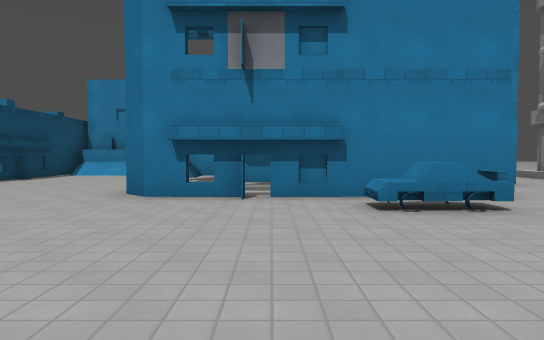
[1] (above)

24 first-person views from a walk through a level from a Godot 3-D game. The camera is 1.2 m above the floor, tilts 2° down and sees 70° across. The floor is counted in squares, 2 m on a side. Each view is taken from the middle of a square. On the plan, view 1 faces up. The plan holds only what a view shows up to about 11 squares ahead; the rest is blank. The place goes on beyond the plan. Surface patterns are stand-ins for the level's own textures.

[2]
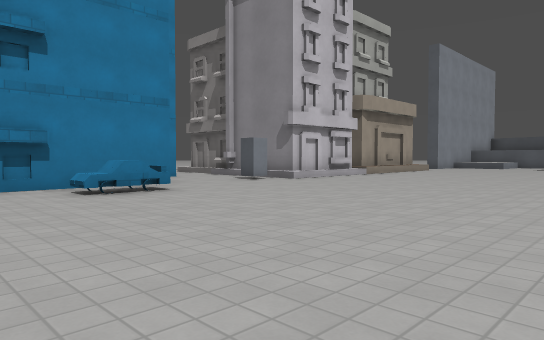

[3]
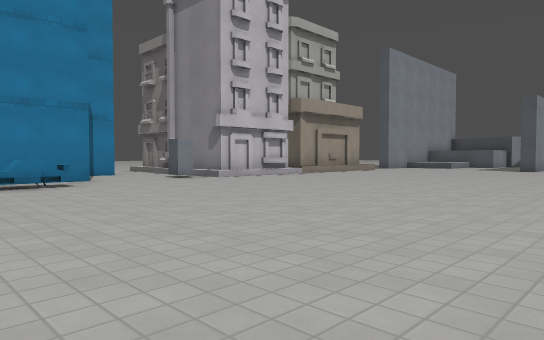

[4]
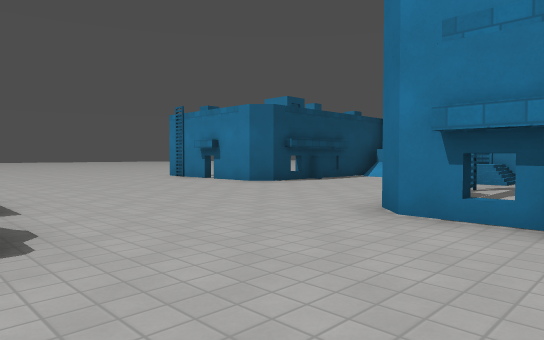

[5]
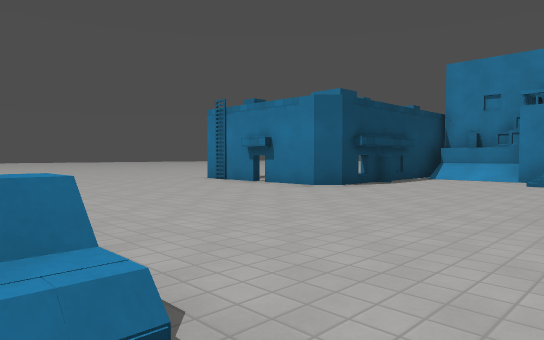

[6]
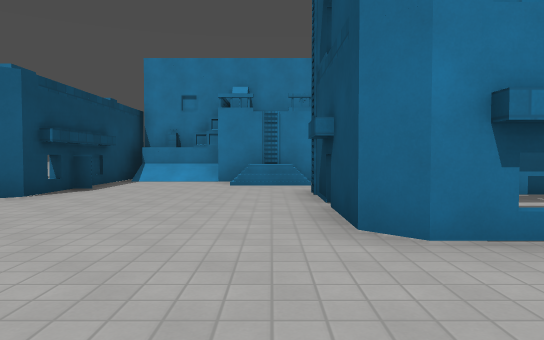

[7]
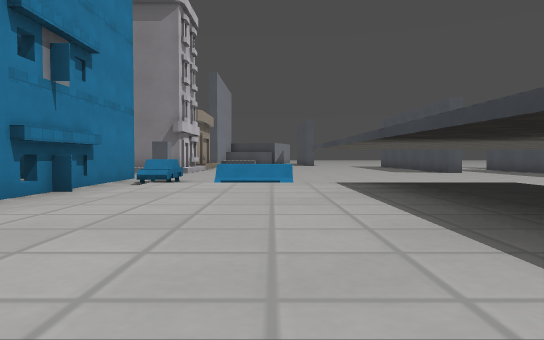

[8]
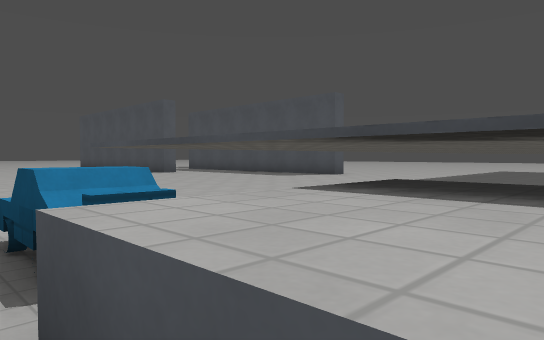

[9]
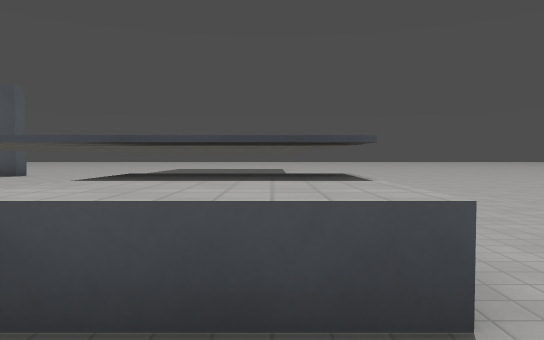

[10]
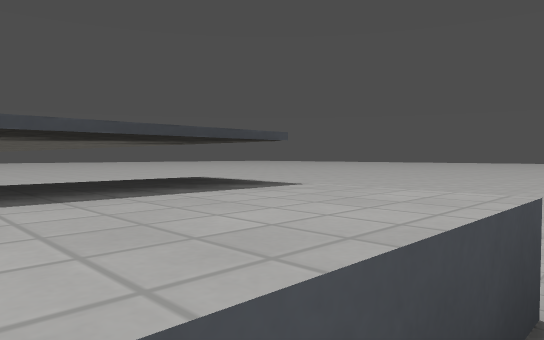

[11]
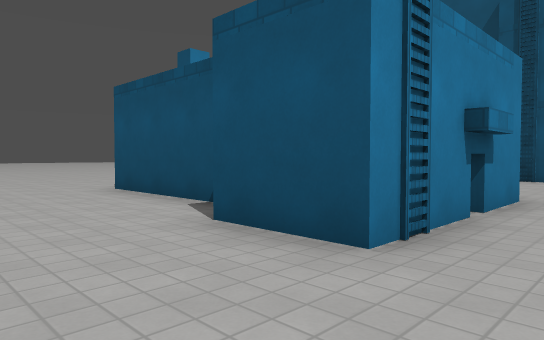

[12]
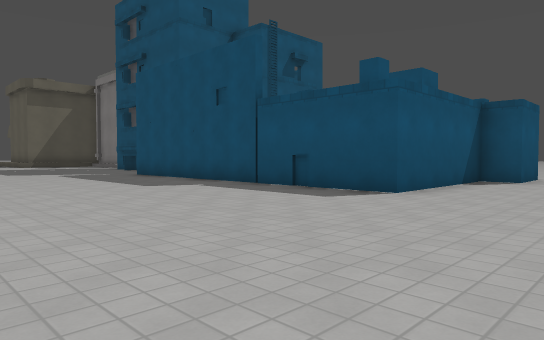

[13]
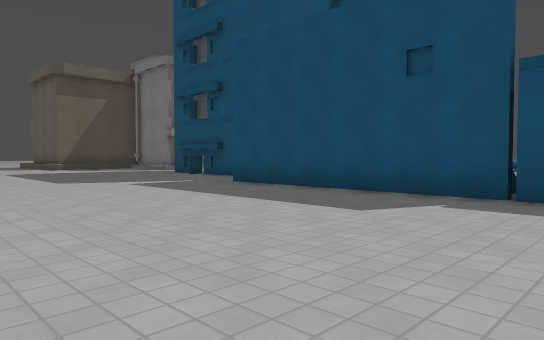

[14]
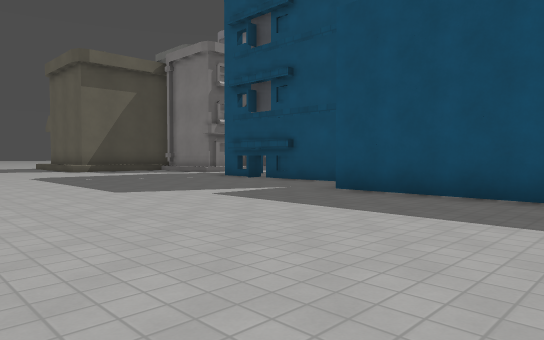

[15]
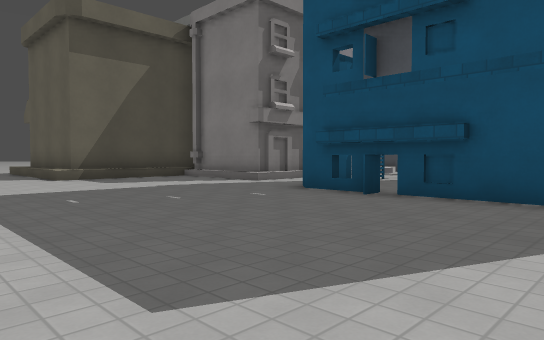

[16]
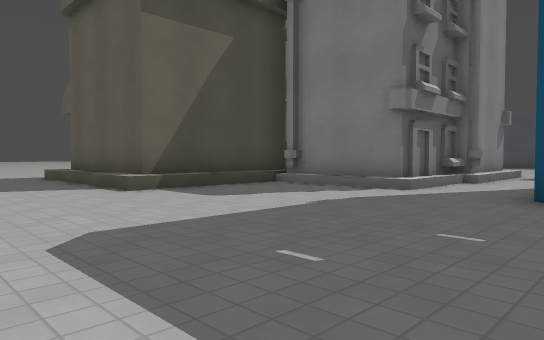

[17]
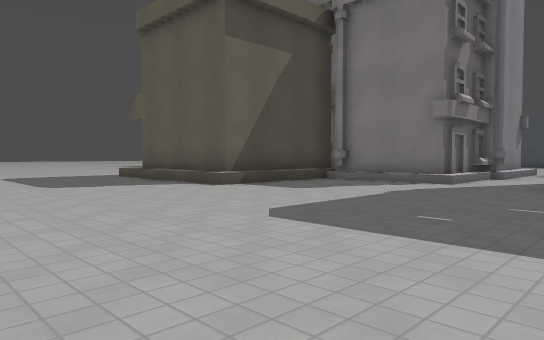

[18]
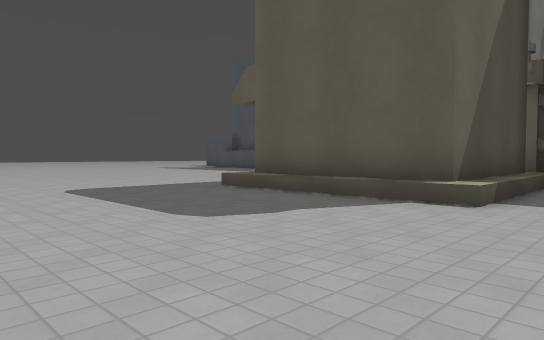

[19]
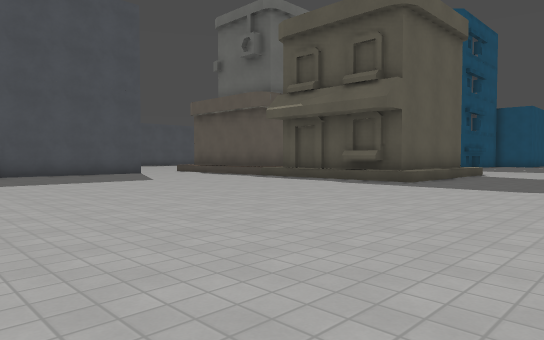

[20]
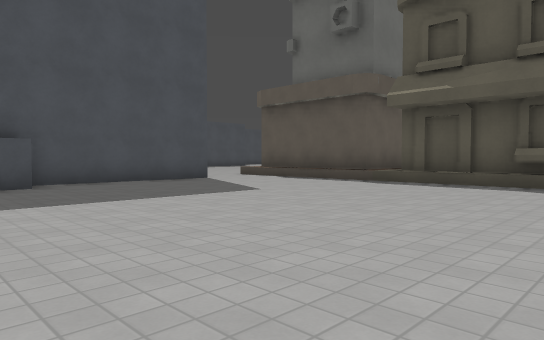

[21]
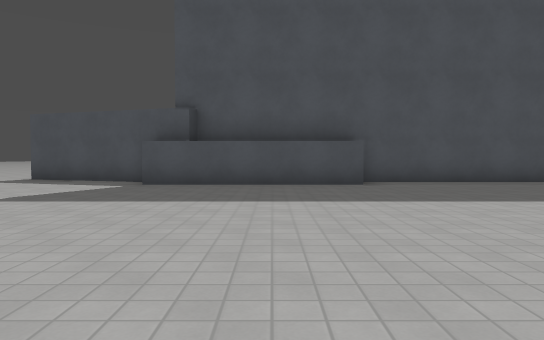

[22]
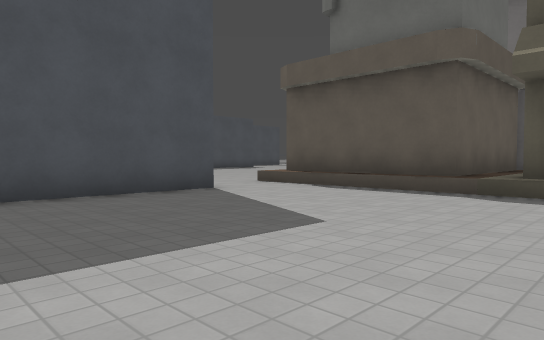

[23]
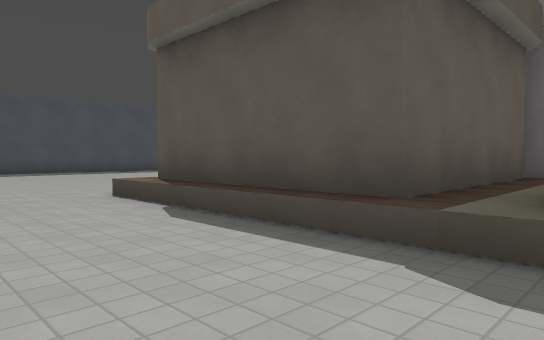

[24]
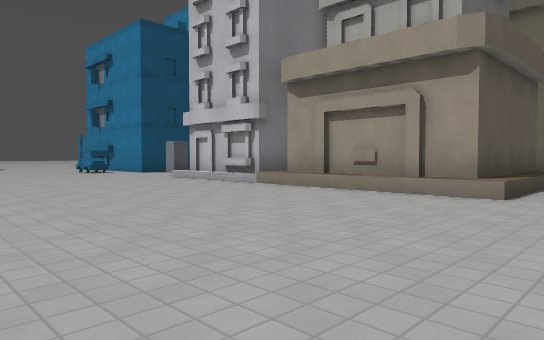

### Floor plan
Key: @ floor where view 1 was taken; # wall or solid block; . main floor; : floor 0.5 m higher than the main floor; + floor 0.75 m higher than the main floor; / step, stairs or slope; = window, fence, low wall or low ledge; ^ raised ledge; P pillar; B building; O other object.
Columns run from 13 left of view 1 to 27 right of it. Each row starts with its distance up from view 1.
 20 .... .......     .... ....
 19 ...............................   ....
 18 ......................................
 17 ......................................
 16  .....................................
 15  .....................................
 14  ..####PO####...........BBBBB..........
 13  ..#  #^OO## ...........B   B...........
 12  ..#  #../+/  #PPP#.....B   B...........
 11  ..#  P..///      #..BBBB   B............
 10 ...#  P.....       ..B BB::::............
  9 ...####....####    ..B B#####............
  8 ....P......#      ..B  B    #............
  7 ...........#     .../  B    #............
  6  ..........#PPP##..#/  B#####..##########
  5  ..............=..../////////..
  4  ..............................
  3      ..........................
  2 ..   ..^^//....................
  1 ..   ..^^^^^...................
  0 ..  ..      .@.................
 -1 .. ..       ...................
 -2 .. ..       ...............
 -3 .....       ..........
 -4 .....       ......
 -5  ....       ... ..
 -6 .....       ...
 -7 .......    ^...
 -8     ...    ^
 -9      ..

Where each view was taken, in squares from view 1:
view 1: 0 up, 0 right, facing up
view 2: 2 down, 1 left, facing up-right
view 3: 4 down, 0 right, facing up-right
view 4: 2 up, 0 right, facing up-left
view 5: 2 up, 2 left, facing up-left
view 6: 3 up, 3 left, facing up
view 7: 2 up, 7 left, facing right
view 8: 3 up, 6 left, facing down-right
view 9: 4 up, 6 left, facing down
view 10: 3 up, 5 left, facing down-left
view 11: 7 up, 13 left, facing up-right
view 12: 20 up, 13 left, facing down-right
view 13: 20 up, 8 left, facing down-right
view 14: 20 up, 5 left, facing down-right
view 15: 18 up, 0 right, facing down-right
view 16: 18 up, 4 right, facing down-right
view 17: 20 up, 4 right, facing down-right
view 18: 20 up, 9 right, facing down-right
view 19: 19 up, 24 right, facing down-left
view 20: 15 up, 24 right, facing down-left
view 21: 15 up, 24 right, facing down
view 22: 12 up, 22 right, facing down-left
view 23: 11 up, 18 right, facing down-left
view 24: 1 down, 17 right, facing up-left
